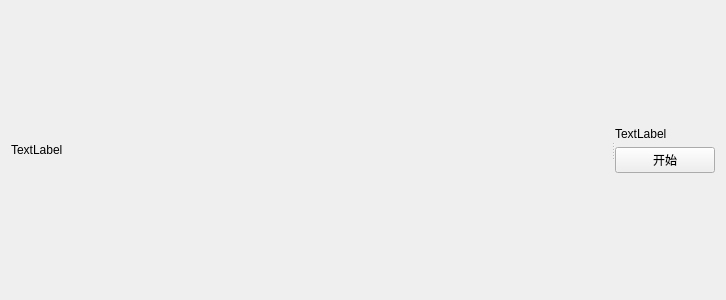
<?xml version="1.0" encoding="UTF-8"?>
<ui version="4.0">
 <class>RmoteCamera</class>
 <widget class="QWidget" name="RmoteCamera">
  <property name="geometry">
   <rect>
    <x>0</x>
    <y>0</y>
    <width>400</width>
    <height>300</height>
   </rect>
  </property>
  <property name="windowTitle">
   <string>Form</string>
  </property>
  <layout class="QHBoxLayout" name="horizontalLayout">
   <item>
    <widget class="QSplitter" name="splitter">
     <property name="orientation">
      <enum>Qt::Horizontal</enum>
     </property>
     <widget class="QLabel" name="label">
      <property name="minimumSize">
       <size>
        <width>600</width>
        <height>0</height>
       </size>
      </property>
      <property name="text">
       <string>TextLabel</string>
      </property>
     </widget>
     <widget class="QWidget" name="">
      <layout class="QVBoxLayout" name="verticalLayout">
       <item>
        <spacer name="verticalSpacer_2">
         <property name="orientation">
          <enum>Qt::Vertical</enum>
         </property>
         <property name="sizeHint" stdset="0">
          <size>
           <width>20</width>
           <height>40</height>
          </size>
         </property>
        </spacer>
       </item>
       <item>
        <widget class="QLabel" name="label_2">
         <property name="text">
          <string>TextLabel</string>
         </property>
        </widget>
       </item>
       <item>
        <widget class="QPushButton" name="pushButton">
         <property name="minimumSize">
          <size>
           <width>100</width>
           <height>0</height>
          </size>
         </property>
         <property name="maximumSize">
          <size>
           <width>100</width>
           <height>16777215</height>
          </size>
         </property>
         <property name="text">
          <string>开始</string>
         </property>
        </widget>
       </item>
       <item>
        <spacer name="verticalSpacer">
         <property name="orientation">
          <enum>Qt::Vertical</enum>
         </property>
         <property name="sizeHint" stdset="0">
          <size>
           <width>20</width>
           <height>40</height>
          </size>
         </property>
        </spacer>
       </item>
      </layout>
     </widget>
    </widget>
   </item>
  </layout>
 </widget>
 <resources/>
 <connections/>
</ui>
